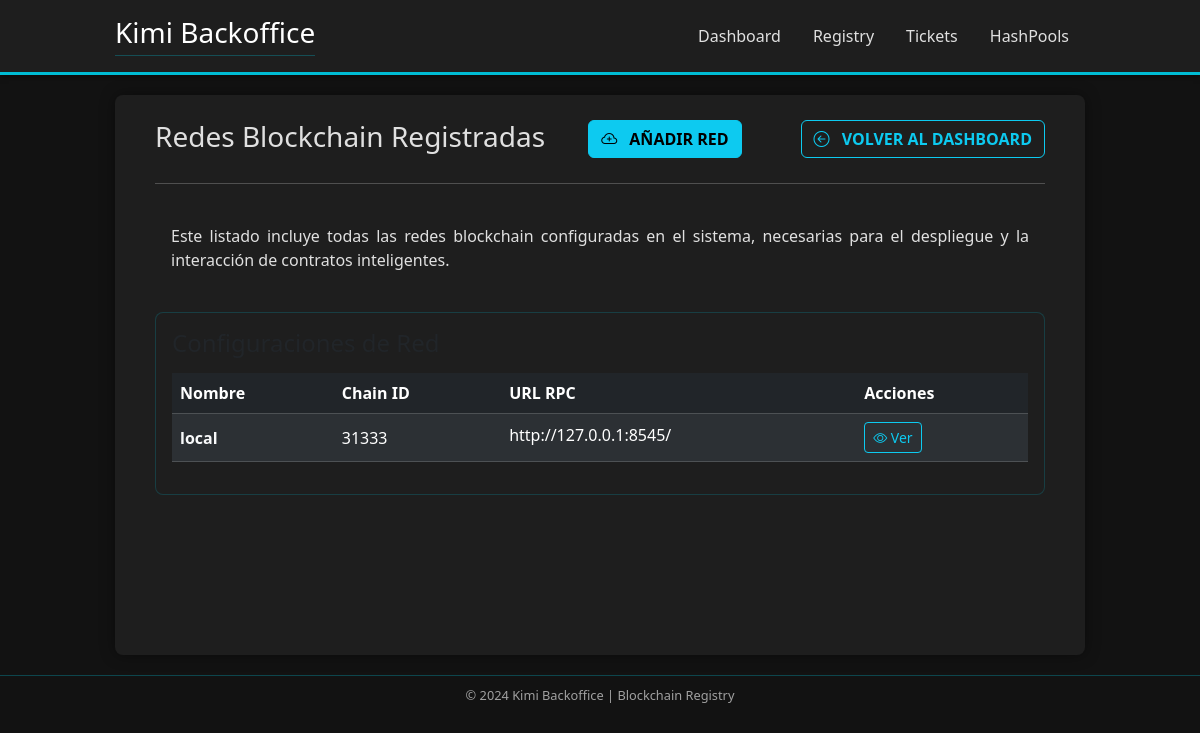
The page /contractRegistry/network/list/ on the database as committed earlier.
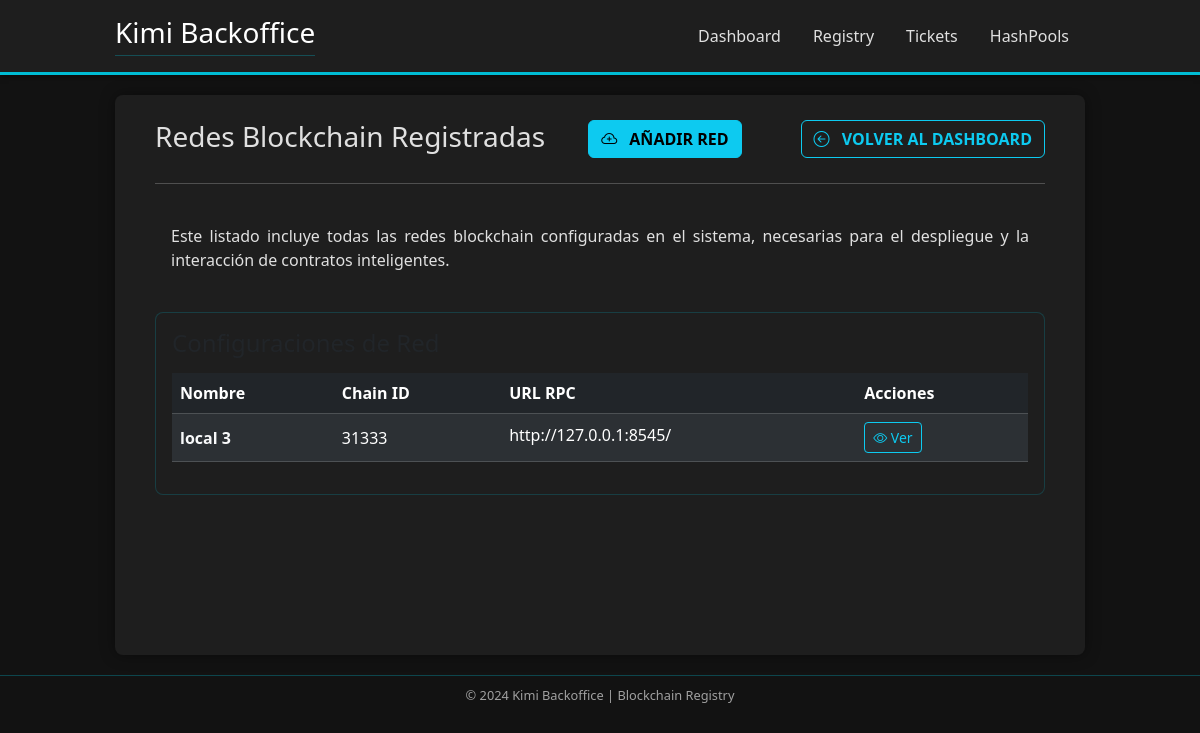
The same page on the database as committed later.
### contractRegistry/models.py (models this page shows, shortened)
class Network(models.Model):
    name = models.CharField(max_length=100, unique=True)
    rpc_url = models.URLField()
    chain_id = models.PositiveIntegerField(unique=True)

### contractRegistry/views.py (the view)
# urls.py: path('network/list/', views.networkList, name='network_list'),
def networkList(request):
    all_networks = Network.objects.all()
    context = {
        'networks': all_networks
    }
    return render(request, 'contractRegistry/network_list.html', context)

### templates/contractRegistry/network_list.html (shortened to what this page needs)
{% extends "base.html" %}
{% load static %}
{% block content %}
<div class="centered-container mx-auto dashboard-content">
    <div class="d-flex justify-content-between align-items-center mb-4 border-0">
      <h2 class="h3 text-accent mb-0" style="border-bottom: none !important;">Redes Blockchain Registradas</h2>
      <a href="{% url 'contractRegistry:register_network' %}" class="btn btn-info fw-bold text-uppercase me-3"><i class="bi bi-cloud-plus me-2"></i> Añadir Red</a>
      <a href="{% url 'contractRegistry:index' %}" class="btn btn-outline-info fw-bold text-uppercase"><i class="bi bi-arrow-left-circle me-2"></i> Volver al Dashboard</a>
    </div>
    <hr class="text-accent mt-0 mb-4" />
    <div class="mb-4 welcome-card p-3 d-flex justify-content-between align-items-start">
      <div style="text-align: justify;">
        <p class="mb-0 text-text-dim">
          Este listado incluye todas las redes blockchain configuradas en el sistema, necesarias para el despliegue y la interacción de contratos inteligentes.
        </p>
      </div>
    </div>
    <div class="card status-card-table p-3">
        <h4 class="text-text-light mb-3">Configuraciones de Red</h4>
        <table class="table table-dark table-striped table-hover">
            <thead>
                <tr>
                    <th scope="col" class="text-accent">Nombre</th>
                    <th scope="col" class="text-accent">Chain ID</th>
                    <th scope="col" class="text-accent">URL RPC</th>
                    <th scope="col" class="text-accent">Acciones</th>
                </tr>
            </thead>
            <tbody>
                {% for network in networks %}
                    <tr class="text-text-dim align-middle">
                        <td class="fw-bold text-light">{{ network.name }}</td>
                        <td>{{ network.chain_id }}</td>
                        <td>
                            <span class="d-inline-block text-truncate" style="max-width: 250px;">{{ network.rpc_url }}</span>
                        </td>
                        <td>
                            <button class="btn btn-sm btn-outline-info me-2 view-network-btn"
                                    data-bs-toggle="modal"
                                    data-bs-target="#networkDetailModal"
                                    data-id="{{ network.pk }}"
                                    data-name="{{ network.name }}"
                                    data-chainid="{{ network.chain_id }}"
                                    data-rpcurl="{{ network.rpc_url }}"
                                    data-explorer="{{ network.block_explorer_url|default:'' }}">
                                <i class="bi bi-eye"></i> Ver
                            </button>
                        </td>
                    </tr>
                {% empty %}
                    <tr class="text-center">
                        <td colspan="4" class="text-warning fw-bold">No hay redes blockchain registradas aún.</td>
                    </tr>
                {% endfor %}
            </tbody>
        </table>
    </div>
</div>
{% endblock %}

Rows that differ between the two databases and show on the page:
changed Network "http://127.0.0.1:8545/": name "local" → "local 3"
